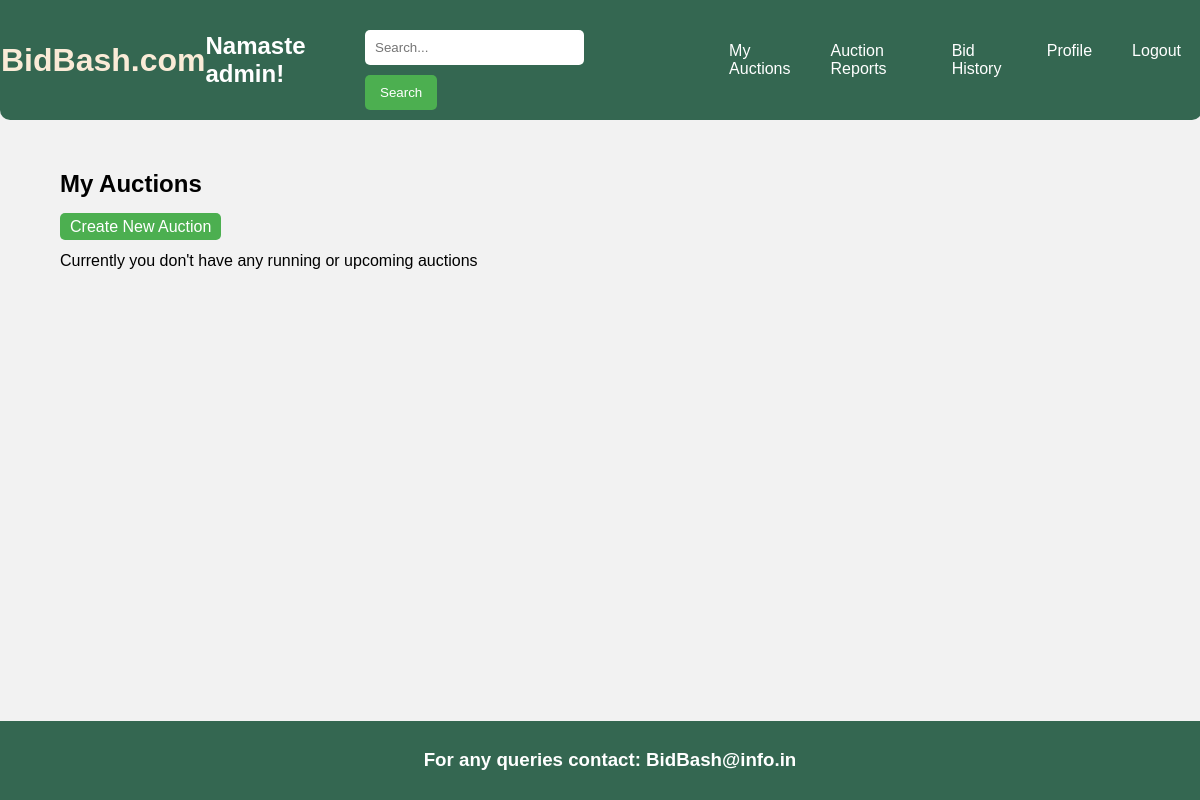
/my_auctions/ (signed in), run on an earlier commit of the app's database.
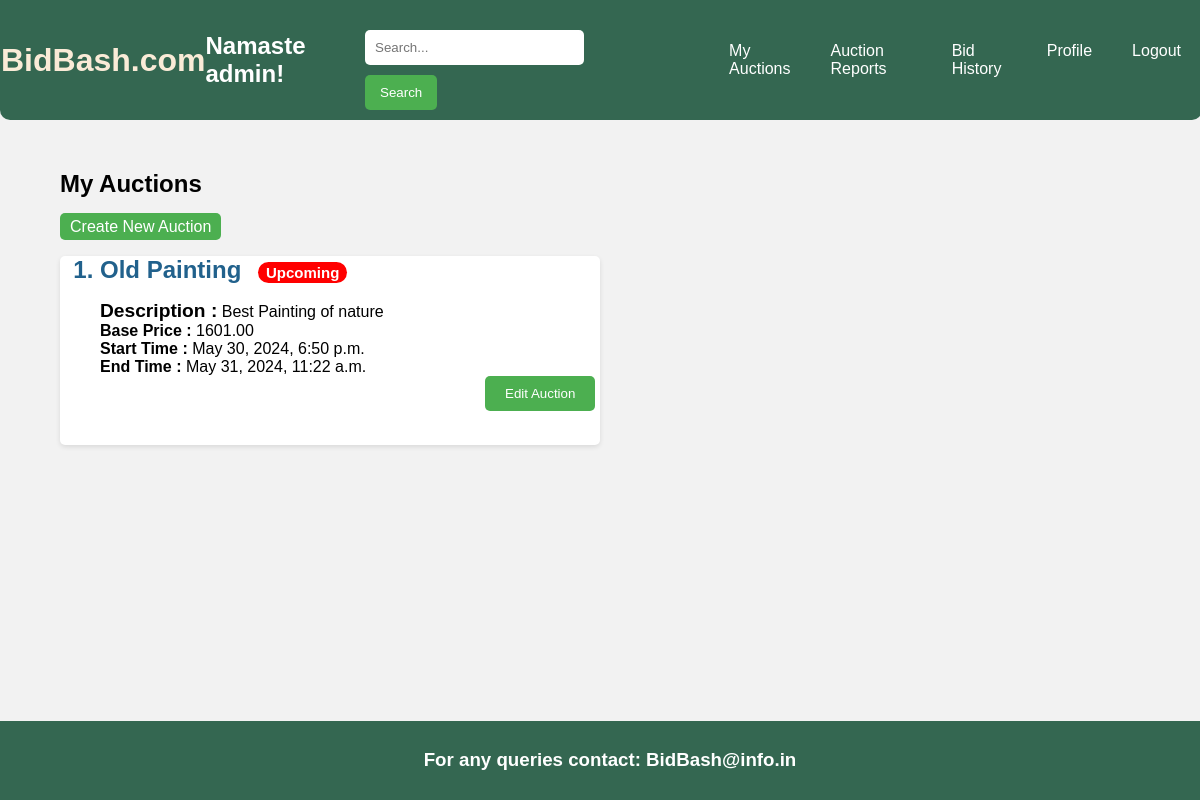
And on a later commit of the database.
### myapp/models.py (models this page shows, shortened)
class AuctionItem(models.Model):
    name = models.CharField(max_length=100)
    description = models.TextField()
    category = models.CharField(max_length=100)
    seller = models.ForeignKey(User, on_delete=models.CASCADE)
    base_price = models.DecimalField(max_digits=10, decimal_places=2)
    start_time = models.DateTimeField()
    end_time = models.DateTimeField()
    highest_bid = models.DecimalField(max_digits=10, decimal_places=2, default=0)  # Set default value

### myapp/views.py (the view)
# urls.py: path('my_auctions/', views.my_auctions, name='my_auctions'),
def my_auctions(request):
    user = request.user
    current_time = timezone.now()
    user_auctions = AuctionItem.objects.filter(seller=user, end_time__gt=current_time)
    context = {
        'user' : user,
        'user_auctions' : user_auctions,
        'current_time' : current_time,
    }
    return render(request, 'UserSide/my_auctions.html', context)

### templates/UserSide/my_auctions.html (shortened to what this page needs)
{% extends 'UserSide/base.html' %}
{% load static %}
{% block body %}
<div id="my_auctions">
<h2>My Auctions</h2>
<a class="bid-now" href="{% url 'create_auction' %}" class="btn btn-primary">Create New Auction</a>
{% if user_auctions %}
    <ul style="margin-top:20px; max-width: 500px; background-color: #fff; border-radius: 5px; box-shadow: 0 2px 5px rgba(0, 0, 0, 0.1);">
        {% for auction in user_auctions %}
            <a href="{% url 'item' auction.id %}" style="text-decoration: none; margin-top:20px;">
                <li style="font-weight: bolder; font-size: x-large; list-style-type:decimal; color:#21618C">{{ auction.name }}
                    {% if auction.start_time > current_time %}
                    <span style="padding:2px;padding-left:8px;padding-right:8px;margin:10px;font-size:15px;color:white;background-color:red;border-radius:20px">Upcoming</span>
                    {% else %}
                        <span style="padding:2px;padding-left:8px;padding-right:8px;margin:10px;font-size:15px;background-color:red;color:white;border-radius:20px">Live</span>
                    {% endif %}
                </li>
            </a>
            <p>
                <b style="font-size: larger;">Description :</b> {{ auction.description}}<br>
                <b>Base Price : </b> {{ auction.base_price }} <br>
                <b>Start Time : </b> {{ auction.start_time }} <br>
                <b>End Time :</b>  {{ auction.end_time }} <br>
                {% if auction.start_time < current_time %}
                {% comment %} <form method="POST" action="{% url 'end_auction' auction.id %}"> {% endcomment %}
                <form method="POST" action="{% url 'end_auction' auction.id %}" style="text-decoration: none; margin-left:385px;">
                    {% csrf_token %}
                    <button type="submit">End Auction</button>
                </form>
                {% elif auction.start_time > current_time %}
                    <a href="{% url 'edit_auction' auction.id %}" style="text-decoration: none; margin-left:385px;">
                        <button>Edit Auction</button>
                    </a>
                {% endif %}
            </p>
         <br>
        {% endfor %}
    </ul>
{% else %}
    <p>Currently you don't have any running or upcoming auctions</p>
{% endif %}
</div>
{% endblock %}

What changed in the data, as far as the page shows it:
now on this page (row edited): AuctionItem: name "Old Painting", shows "Upcoming", description "Best Painting of nature", base_price "1601.00", start_time "May 30, 2024, 6:50 p.m.", end_time "May 31, 2024, 11:22 a.m.", shows "Edit Auction"
Also different on the page:
text no longer shown: "Currently you don't have any running or upcoming auctions"
